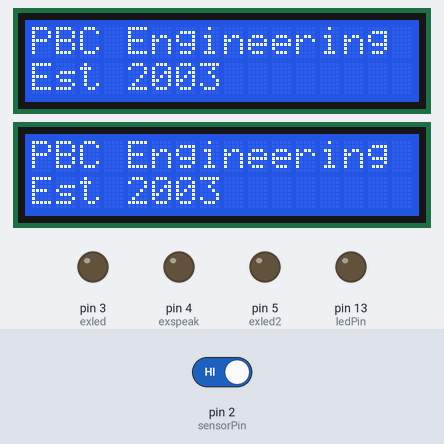
The sketch below on a simulated Arduino Uno, built with avr-gcc and run on an emulated ATmega328P. Shown: 2 × 16×2 character LCD, output pins drawn as LEDs (lit = HIGH). The test bench sets the inputs (shaded band); at power-on: pin 2 (sensorPin) HIGH. What the sketch prints to the serial monitor is not drawn.

Above: at 1.2 s.
At 4.4 s:
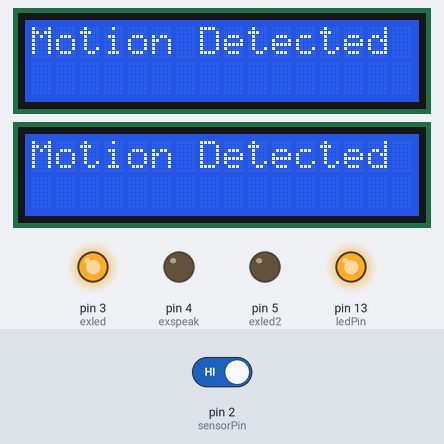
4.5 s: pin 2 (sensorPin) driven LOW
At 5.7 s:
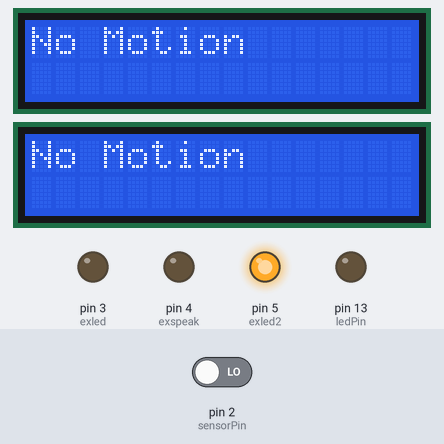
6.0 s: pin 2 (sensorPin) driven HIGH
At 7.3 s:
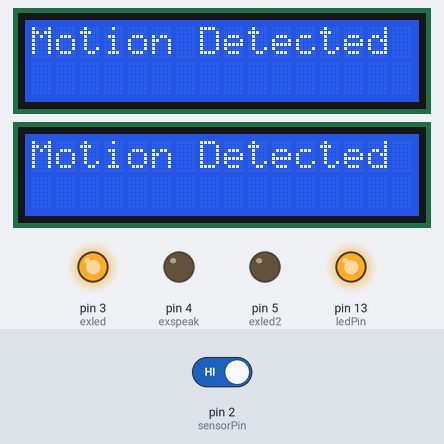
Timing chart, 0 to 9.0 s (numbered marks = the images above; inputs shaded):
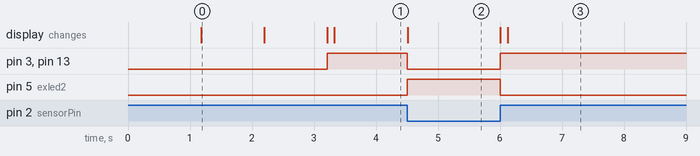

Measured:
- after the input at 4.5 s, pin 3 (exled), pin 13 (ledPin): HIGH → LOW at once; pin 5 (exled2): LOW → HIGH at once; the display: changes at once (image 2)
- after the input at 6.0 s, pin 3 (exled), pin 13 (ledPin): LOW → HIGH at once; pin 5 (exled2): HIGH → LOW at once; the display: first changes at once (image 3 shows a later state)
- what the display in image 0 shows lasts 1.0 s, from 1.2 s to 2.2 s

The sketch:

Project-Advanced-Proxy-Hybrid.ino
```cpp
// Coded in C++ by Lorenzo J Munguia

#include <LiquidCrystal.h>
#include <Adafruit_LiquidCrystal.h>

// ------------------------------------------------------
// LCD Objects
// ------------------------------------------------------
LiquidCrystal lcd_parallel(7, 12, 11, 10, 9, 8);  // Parallel LCD
Adafruit_LiquidCrystal lcd_i2c(0);                // I2C LCD

// ------------------------------------------------------
// Hardware Pins
// ------------------------------------------------------
const int sensorPin = 2;
const int ledPin = 13;
const int exled = 3;
const int exspeak = 4;
const int exled2 = 5;

void setup() {
  pinMode(sensorPin, INPUT);
  pinMode(ledPin, OUTPUT);
  pinMode(exled, OUTPUT);
  pinMode(exspeak, OUTPUT);
  pinMode(exled2, OUTPUT);

  Serial.begin(9600);
  Serial.println("LLabs OS V0.1");
  Serial.println("Proxmity Sensor Booting...");

  // Initialize both LCDs
  lcd_parallel.begin(16, 2);
  lcd_i2c.begin(16, 2);

  // Splash screens
  lcd_parallel.print("LLabs Industries");
  lcd_i2c.print("LLabs Industries");
  lcd_parallel.setCursor(0,1);
  lcd_i2c.setCursor(0,1);
  lcd_parallel.print("Est 2011");
  lcd_i2c.print("Est 2011");
  delay(1000);

  lcd_parallel.clear();
  lcd_i2c.clear();
  lcd_parallel.print("PBC Engineering");
  lcd_i2c.print("PBC Engineering");
  lcd_parallel.setCursor(0,1);
  lcd_i2c.setCursor(0,1);
  lcd_parallel.print("Est 2003");
  lcd_i2c.print("Est 2003");
  delay(1000);

  lcd_parallel.clear();
  lcd_i2c.clear();
  lcd_parallel.print("By Mr");
  lcd_i2c.print("By Mr");
  lcd_parallel.setCursor(0,1);
  lcd_i2c.setCursor(0,1);
  lcd_parallel.print("Bluesky");
  lcd_i2c.print("Bluesky");
  delay(1000);

  lcd_parallel.clear();
  lcd_i2c.clear();
}

void loop() {
  static int lastProximity = -1;
  int proximity = digitalRead(sensorPin);

  if (proximity != lastProximity) {
    lcd_parallel.clear();
    lcd_i2c.clear();

    if (proximity == HIGH) {
      Serial.println("Motion Detected");
      digitalWrite(ledPin, HIGH);
      digitalWrite(exled2, LOW);
      digitalWrite(exled, HIGH);
      digitalWrite(exspeak, HIGH);
      digitalWrite(exspeak, LOW);
      delay(50);
      digitalWrite(exspeak, HIGH);
      digitalWrite(exspeak, LOW);
      delay(50);
      digitalWrite(exspeak, HIGH);
      digitalWrite(exspeak, LOW);

      lcd_parallel.print("Motion Detected");
      lcd_i2c.print("Motion Detected");

    } else {
      digitalWrite(ledPin, LOW);
      digitalWrite(exled2, HIGH);
      digitalWrite(exled, LOW);
      digitalWrite(exspeak, LOW);
      Serial.println("No Motion");

      lcd_parallel.print("No Motion");
      lcd_i2c.print("No Motion");
    }

    lastProximity = proximity;
  }

  delay(1);
}
```
